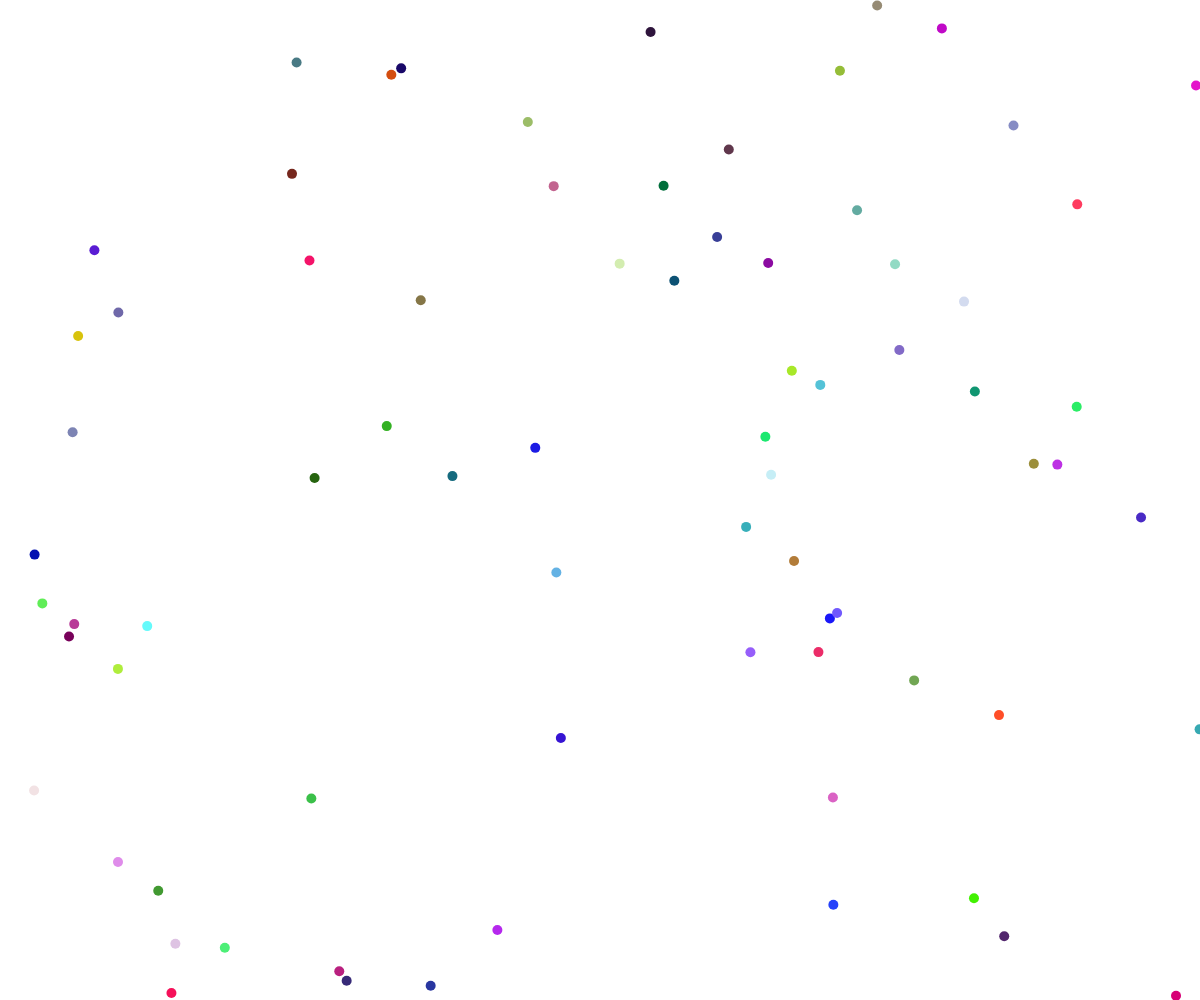
Frame 1 (no input)
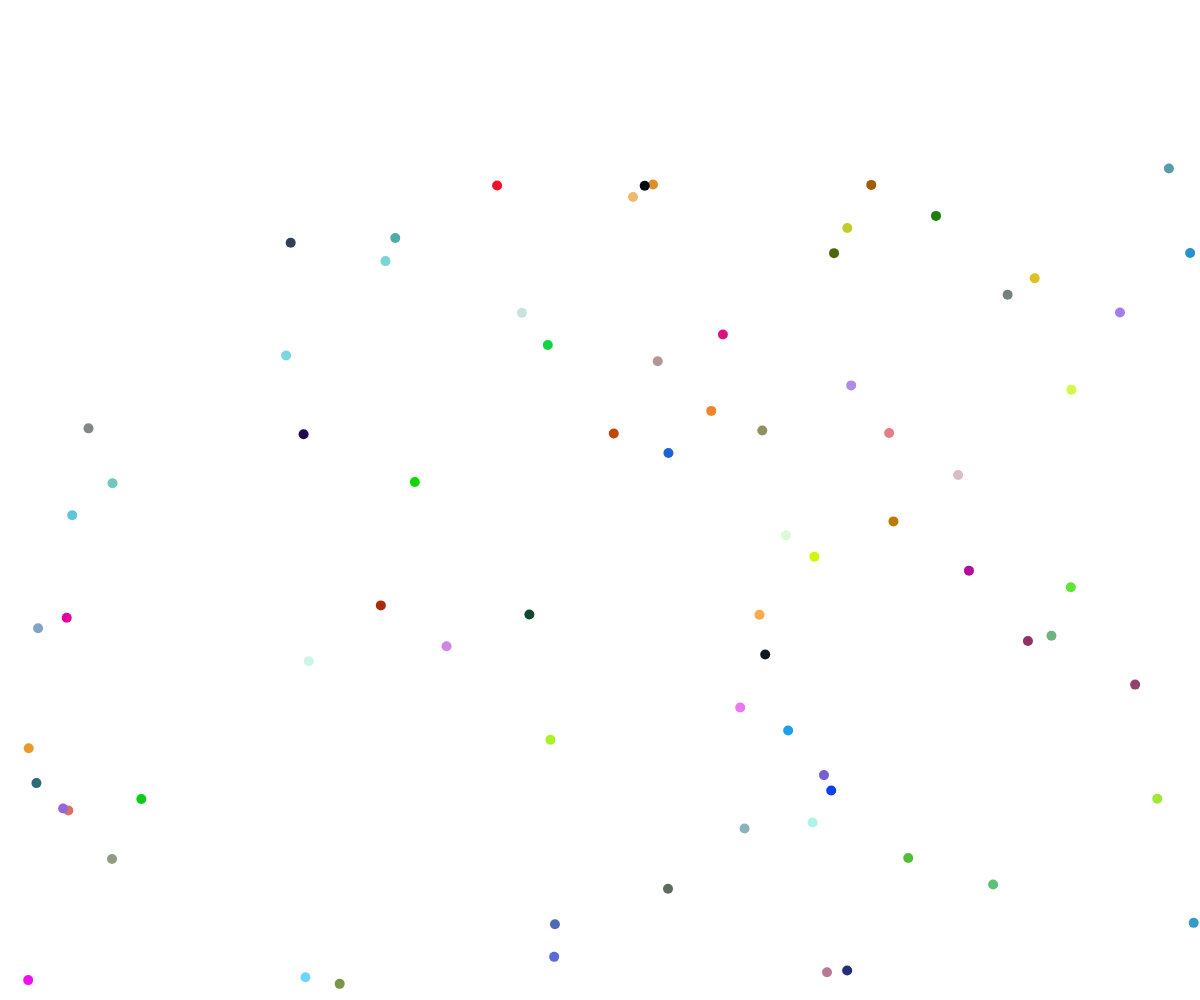
Frame 60 (no input)
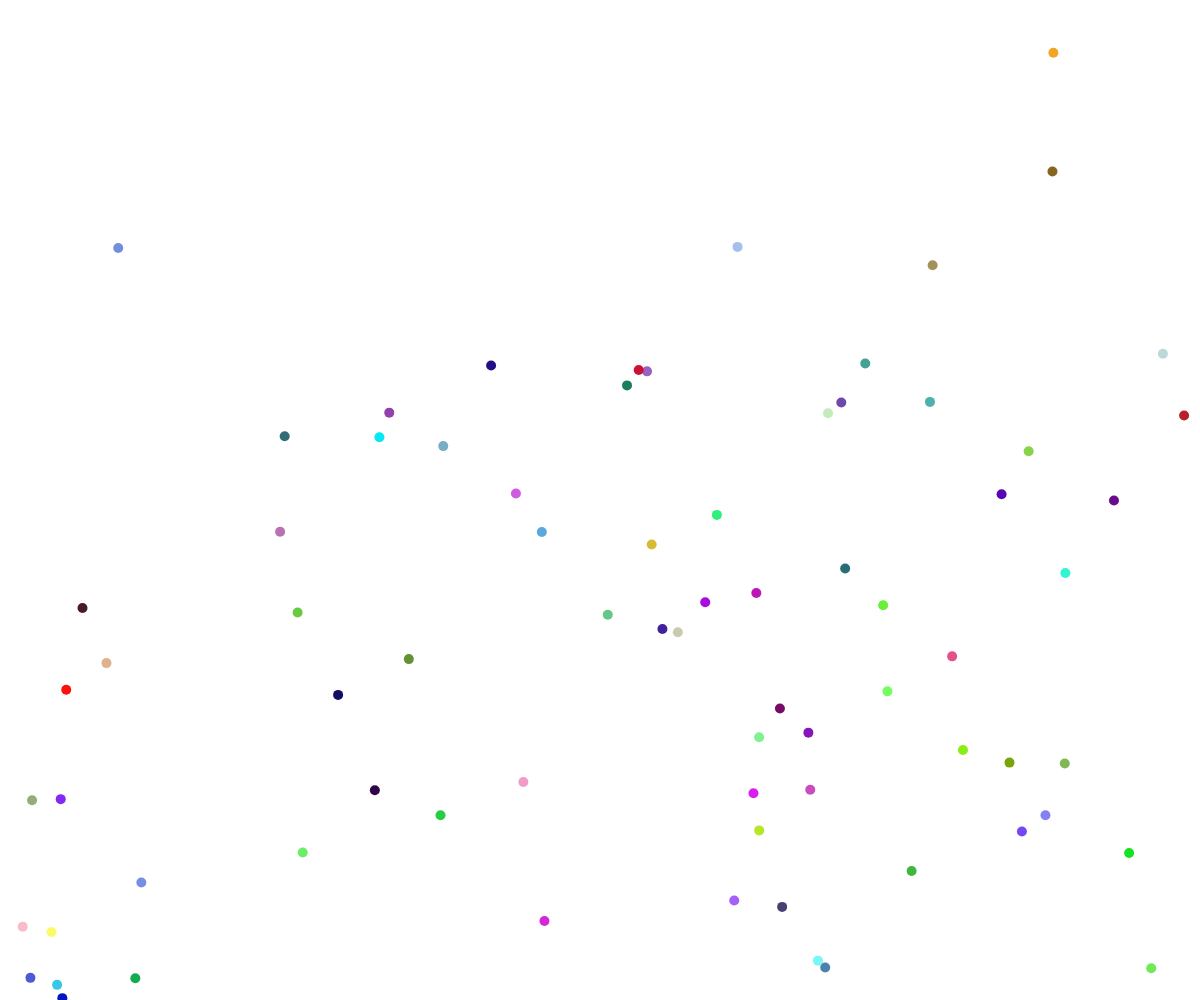
Frame 120 (the mouse pressed at the canvas centre since frame 60)

The p5.js sketch that drew these frames (run headless with seeded random() and noise() and a simulated clock; from frame 60 on, the mouse is pressed at the canvas centre):

// p5.js sketch
// ── sketch.js
let glitter = [];
let pieces = 75;

function setup() {
  createCanvas(windowWidth, windowHeight);

for (let i= 0; i < 75; i++) {
  glitter.push (new Confetti());
 }
}

function draw(){
  background(255);
  frameRate(30);

  for ( i = 0; i < glitter.length; i++){
    let beginX= random(0, windowWidth);
    let beginY= random(windowHeight, 0);
    glitter[i].frame(beginX, beginY);
  }
}

class Confetti{

constructor(){
  //this.glitterColor= '( random(255), random(255), random(255))';
  this.x = random (0, windowWidth);
  this.y = random (windowHeight, 0);
  this.widthSize = 10;
  this.heightSize = 10;

}

frame(){
  this.glitter();
  this.repeat();
  this.display();

}

//movement
glitter(){
  this.x -= 0.1;
  this.y += random (1, 5);
}

repeat(){

  if( this.y > height){
    this.y = random(windowHeight, 0);
    this.x = random(0, windowWidth);
  }
}



//display
display(){
  noStroke();
  fill( random(255), random(255), random(255));
  ellipse(this.x, this.y, this.widthSize, this.heightSize);
}

//melt effect that didnt take
    melt(){
     if (this.y > height){
        this.y = this.melt_y;
        this.x = this.melt_x;
      }
    }
}
